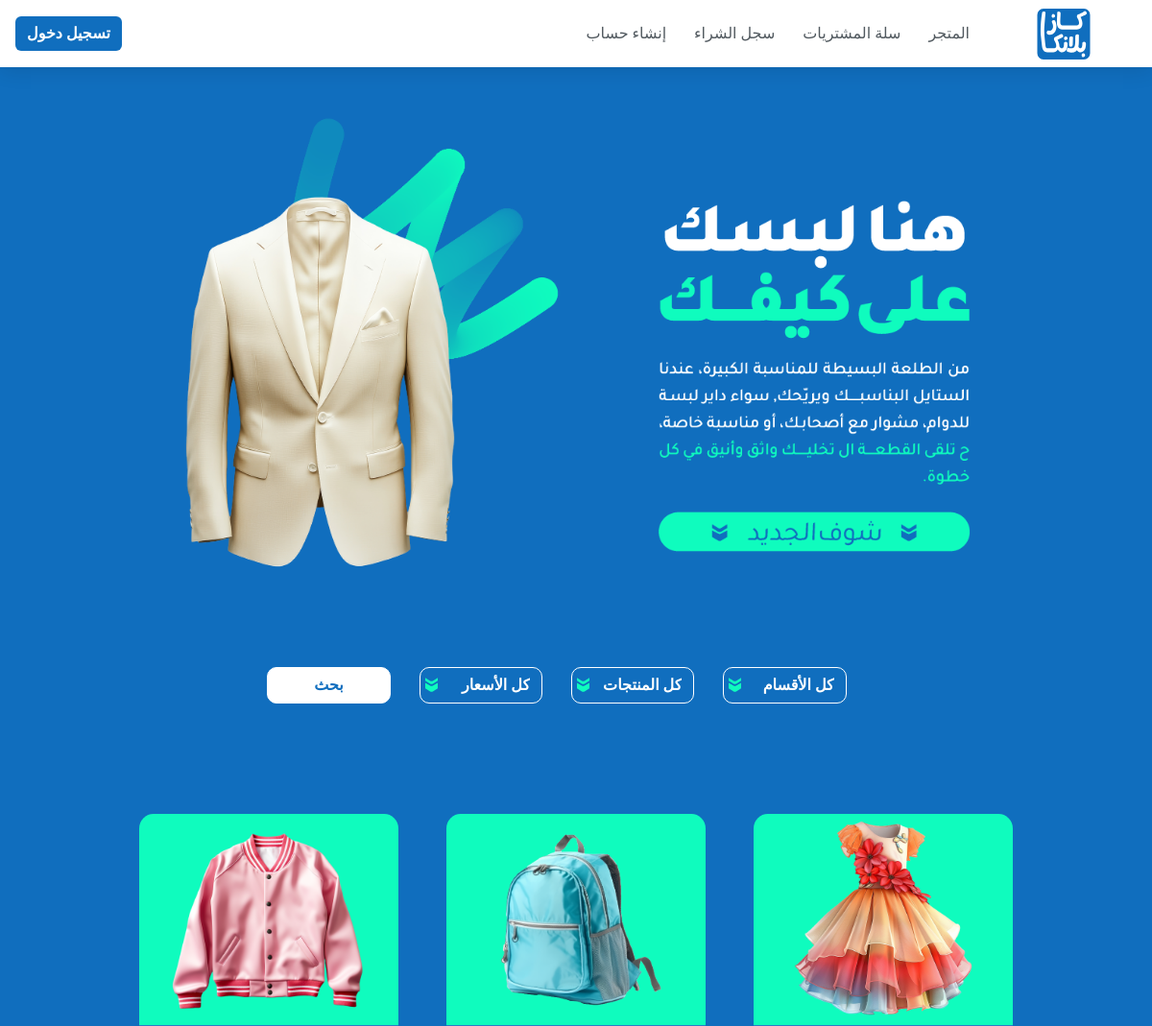
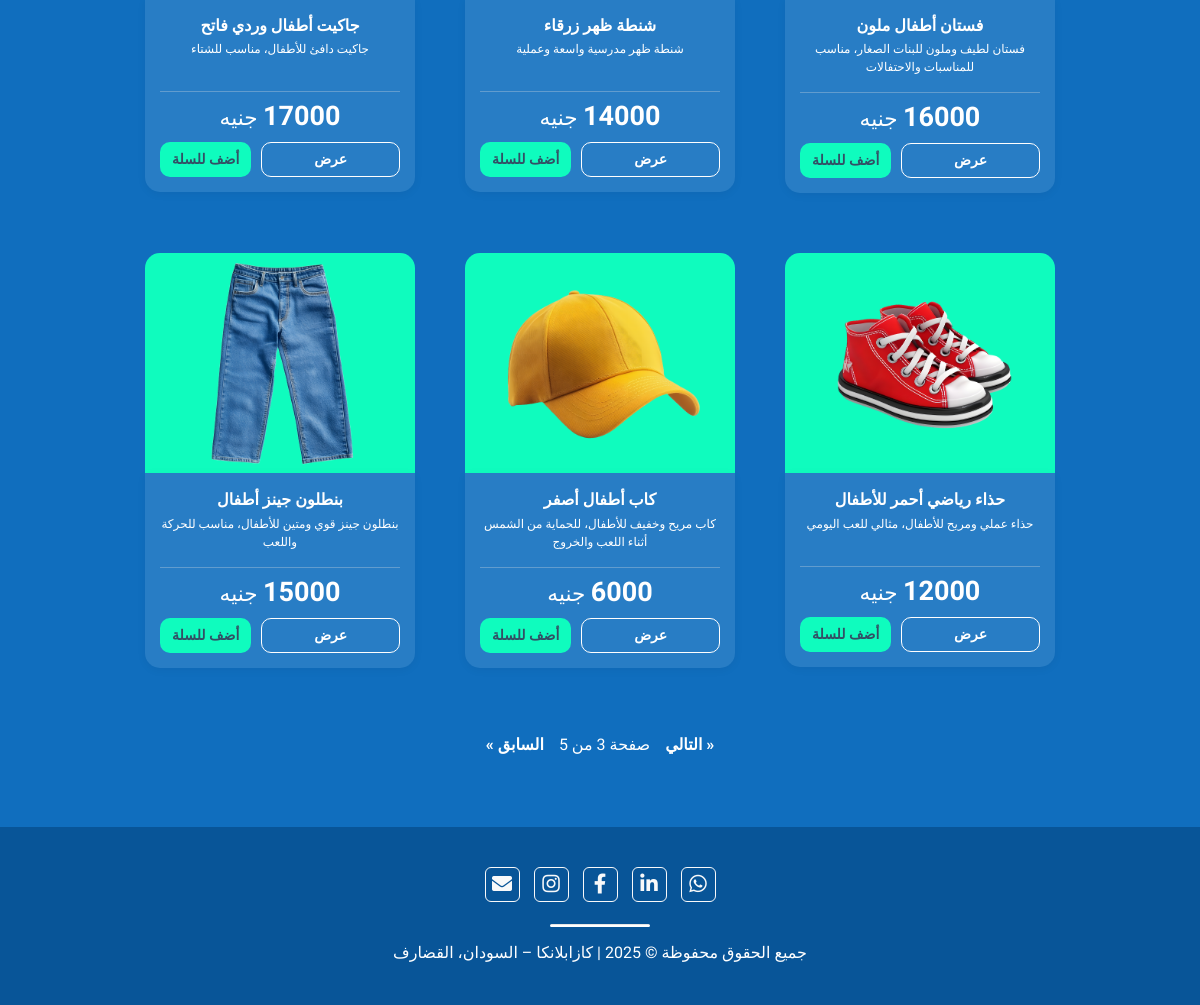
/?page=3, run on the app's committed database (2 pictures, top to bottom).
### store/models.py (models this page shows, shortened)
class Product(models.Model):
    CATEGORY_CHOICES = (
        ('men', 'رجالي'),
        ('women', 'نسائي'),
        ('kids', 'أطفالي'),
    )
    CLOTHE_CATEGORY_CHOICES = (
        ('t-shirt', 'تي شيرتات'),
        ('shirts', 'قمصان'),
        ('pants', 'بناطلين'),
        ('jackets', 'جاكيتات'),
        ('suits', 'بدلات'),
        ('sportswear', 'ملابس رياضية'),
        ('jeans', 'جينز'),
        ('hoodies', 'هوديز'),
        ('dresses', 'فساتين'),
        ('blouses', 'بلوزات'),
        ('abayas', 'عبايات'),
        ('pajamas', 'بيجامات'),
        ('bags', 'حقائب'),
        ('sneakers', 'أحذية رياضية'),
        ('formal-shoes', 'أحذية رسمية'),
        ('boots', 'بوتات'),
        ('slippers', 'شباشب'),
        ('caps', 'كابات'),
        ('hats', 'قبعات'),
        ('sunglasses', 'نظارات شمسية'),
        ('watches', 'ساعات'),
)
    name = models.CharField(max_length=200, null=True)
    description = models.TextField(null=True, blank=True)
    price = models.DecimalField(decimal_places=0, max_digits=10, default=0)
    category = models.CharField(max_length=10, choices=CATEGORY_CHOICES, default='men')
    type_of_clothe = models.CharField(max_length=20, choices=CLOTHE_CATEGORY_CHOICES, default='t-shirt')
    image = models.ImageField(null=True, blank=True)
    @property
    def imageURL(self):
        try:
            url = self.image.url
        except:
            url = ''
        return url

### store/views.py (the view, shortened to what this page needs)
# urls.py: path('', views.store_view, name='store'),
def store_view(request):
    category = request.GET.get('category')
    type_of_clothe = request.GET.get('type_of_clothe')
    price = request.GET.get('price')
    products = Product.objects.all()
    if category:
        products = products.filter(category=category)
    if type_of_clothe:
        products = products.filter(type_of_clothe=type_of_clothe)
    paginator = Paginator(products, 6)  # Show 6 products per page
    page_number = request.GET.get('page')
    page_obj = paginator.get_page(page_number)
    if request.user.is_authenticated:
        customer, created = Customer.objects.get_or_create(
            user = request.user,
            defaults={'name': request.user.username,}
        )
        order, created = Order.objects.get_or_create(customer=customer, complete=False)
        items = order.orderitem_set.all()
    else:
        items = []
        order = {
            'get_cart_items': 0,
            'get_cart_total': 0,
            'shipping': False,
        }
    context = {
        'products': page_obj,
        'items':items,
        'order':order,
        'category': category,
        'type_of_clothe': type_of_clothe,
        'price': price,
        'page_obj': page_obj,
        }
    return render(request, 'store/store.html', context)

### store/templates/store/store.html (shortened to what this page needs)
{% extends 'store/main.html' %}
{% load static %}
{% block content %}
<link rel="stylesheet" type="text/css" href="{% static 'css/store.css' %}">
<div class="hero-section">
  <img src="{% static 'images/hero-section.png' %}" alt="">
</div>
<form method="get" class="mb-8 category-form text-center" style="max-width: 1200px; margin: auto;">
  <div class="row justify-content-center">
    <div class="col-md-2 mb-4">
      <select name="category" class="form-select form-select-lg mb-3 form-control" aria-label=".form-select-lg example">
        <option value="">كل الأقسام</option>
      </select>
    </div>
    <div class="col-md-2 mb-4">
      <select name="type_of_clothe" class="form-select form-select-lg mb-3 form-control" aria-label=".form-select-lg example">
        <option value="">كل المنتجات</option>
      </select>
    </div>
    <div class="col-md-2 mb-4">
      <select name="price" class="form-select form-select-lg mb-3 form-control" aria-label=".form-select-lg example">
        <option value="">كل الأسعار</option>
      </select>
    </div>
    <div class="col-md-2 mb-4">
      <button type="submit" class="btn btn-warning w-100" style="font-weight: 700;">بحث</button>
    </div>
  </div>
</form>
<div class="row products-row">
    {% for product in page_obj %}
      <div class="product-card col-lg-4">
          <div class="thumbnail">
            <img src="{{product.imageURL}}" alt="Product">
          </div>
          <div class="box-element product">
              <h6 class="product-name text-center"><strong>{{product.name}}</strong></h6>
              <div>
                <p class="product-description">{{product.description}}</p>
              </div>
              <hr>
              <div class="product-footer">
                <h4 class="price-text">{{product.price}}<small> جنيه</small></h4>
                <div class="product-buttons">
                  <form method="POST" action="{% url 'add_to_cart' product.id %}">
                    <button class="btn btn-success w-100">أضف للسلة</button>
                  </form>
                  <a data-fancybox="gallery" href="{{product.imageURL}}" class="btn btn-outline-dark  add-btn w-100">عرض</a>
                </div>
              </div>
          </div>
      </div>
    {% endfor %}
</div>
<div class="pagination">
    {% if page_obj.has_previous %}
        <a href="?page={{ page_obj.previous_page_number }}">&laquo; السابق</a>
    {% endif %}
    <span>صفحة {{ page_obj.number }} من {{ page_obj.paginator.num_pages }}</span>
    {% if page_obj.has_next %}
        <a href="?page={{ page_obj.next_page_number }}{% if category %}&category={{ category }}{% endif %}{% if type_of_clothe %}&type_of_clothe={{ type_of_clothe }}{% endif %}{% if price %}&price={{ price }}{% endif %}">التالي &raquo;</a>
    {% endif %}
</div>
{% endblock content %}

### static/css/main.css (style rules this page uses)
body { background: #106EBE; font-family: "Tajawal", sans-serif; }
h1,h2,h3,h4,h5,h6 { color:hsl(0, 0%, 30%); }
.box-element { box-shadow:hsl(0, 0%, 80%) 0 0 16px; background-color: #fff; border-radius: 4px; padding: 10px; }
.product { border-radius: 0 0 4px 4px; }
.col-lg-4, .col-lg-6, .col-lg-8, .col-lg-12 { margin-top: 10px; }
.btn { border-radius: 0; }
.btn-danger, .btn-warning { background-color: #106EBE !important; border: 0; border-radius: 6px; color: #fff; font-weight: 600; }
@media (max-width: 1200px) { .col-lg-12, .col-lg-8, .col-lg-6, .col-lg-4 { width: 100%!important; margin-top: 10px; } }
@media (max-width: 1200px) { .thumbnail { height: 220px!important; } }

### static/css/store.css (style rules this page uses)
.btn-success { background: #0FFCBE; border: none; border-radius: 10px; color: #334f65; font-weight: 600; }
.btn-outline-dark { border: 1px solid #fff; color: #fff; border-radius: 10px; font-weight: 600; }
.hero-section img { width: 100%; height: 100%; object-fit: cover; object-position: center; transition: transform 0.5s ease-in-out; }
.products-row { justify-content: center; margin: 40px auto; }
.products-row .col-lg-4 { flex: 0 0 0 33.3333%; max-width: 33.3333%; padding: 25px; }
.thumbnail { width: 100%; height: 200px; background: #0FFCBE; border-top-left-radius: 15px; border-top-right-radius: 15px; overflow: hidden; display: flex; align-items: center; justify-content: center; }
.thumbnail img { width: 100%; height: 100%; object-fit: cover; }
.products-row .product { padding: 15px; color: #fff!important; box-shadow: 0 2px 10px rgba(0, 0, 0, 0.05); background: rgba(255, 255, 255, 0.1); border-bottom-left-radius: 15px; border-bottom-right-radius: 15px; }
.box-element { background: #fff; padding: 20px; text-align: right; }
.product-name { font-size: 16px; color: #fff; font-weight: 700; padding-top: 2px; padding-bottom: 0; margin-bottom: 0; }
.product-description { text-align: center; font-size: 12px; font-weight: 500; color: #fff; padding-top: 5px; margin-bottom: 0; padding-bottom: 0; min-height: 40px; overflow: hidden; }
.price-text { text-align: center; margin: 0; padding-top: 0; padding-bottom: 5px; direction: rtl; font-weight: 800; font-size: 27px; color: #fff; }
.product-card hr { background-color: #fff; margin-bottom: 8px; opacity: 0.3; }
.category-form { direction: rtl; padding-top: 40px; padding-right: 40px; margin-right: 50%; }
.product-buttons { padding-top: 5px; display: flex; gap: 10px; }
.product-buttons form button { flex: 2; height: 35px; font-size: 14px; }
.product-buttons a { flex: 1; height: 35px; font-size: 14px; }
.form-select { font-size: 16px; font-weight: 700; background: none; color: #fff; border: 1px solid #fff; border-radius: 10px; appearance: none; -webkit-appearance: none; -moz-appearance: none; background: url('/static/images/arrow-down.svg') no-repeat left 5px center; background-size: 13px; }
.category-form .btn-warning { background-color: #fff !important; border-radius: 10px; color: #106EBE; border: 1.6px solid #fff; }
.pagination { display: flex; justify-content: center; align-items: center; margin-top: 20px; gap: 15px; color: #fff; }
.pagination a { text-align: center; font-weight: 700; color: #fff!important; text-decoration: none!important; }

### data on the page
Product: imageURL (picture), name "جاكيت أطفال وردي فاتح", description "جاكيت دافئ للأطفال، مناسب للشتاء", price "17000"
Product: imageURL (picture), name "شنطة ظهر زرقاء", description "شنطة ظهر مدرسية واسعة وعملية", price "14000"
Product: imageURL (picture), name "فستان أطفال ملون", description "فستان لطيف وملون للبنات الصغار، مناسب للمناسبات والاحتفالات", price "16000"
Product: imageURL (picture), name "بنطلون جينز أطفال", description "بنطلون جينز قوي ومتين للأطفال، مناسب للحركة واللعب", price "15000"
Product: imageURL (picture), name "كاب أطفال أصفر", description "كاب مريح وخفيف للأطفال، للحماية من الشمس أثناء اللعب والخروج", price "6000"
Product: imageURL (picture), name "حذاء رياضي أحمر للأطفال", description "حذاء عملي ومريح للأطفال، مثالي للعب اليومي", price "12000"

### other printed values
{{ page_obj.paginator.num_pages }} "5"
